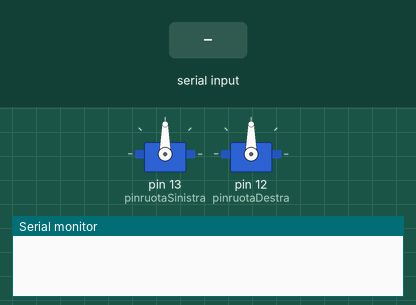
Recording of a sketch running on a simulated Arduino Uno, built with avr-gcc and run on an emulated ATmega328P. Shown: 2 × servo, the last lines printed to the serial monitor. The test bench sets the inputs (shaded band).

Above: at 1.2 s.
1.3 s: "w90\n" received over Serial
At 3.6 s:
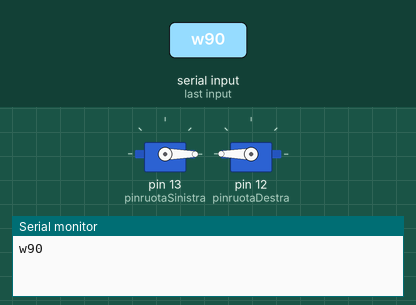
Timing chart, 0 to 12.3 s (numbered marks = the images above; inputs shaded):
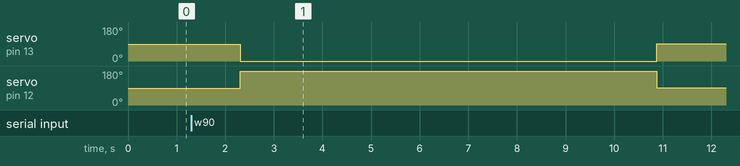

Measured:
- after the input at 1.3 s, servo on pin 13 (pinruotaSinistra): 90° → 0° after 1.0 s, → 92° 8.6 s later; servo on pin 12 (pinruotaDestra): 90° → 180° after 1.0 s, → 92° 8.6 s later

The sketch:

wasd.ino
```cpp
/*
  * Aggiornato al 26/11/19 *
  Programma da utilizzare per la taratura del trimmer dei servomotori continui
  AR-3606HB o i SM-S4303R.
  La taratura serve a sicronizzare la posizione servo 90 allo stop dei motori.
  Impostando 90 il motore non deve ruotare, in caso contrario agire delicatamente
  sul trimmer di taratura.
  Il trimmer serve soloamente a tarare lo stop e non a variare la velocitÃ  del motore!!!
*/

/******************************************************************
                             Librerie
 ******************************************************************/

#include <Servo.h>
#include <Arduino.h>

/******************************************************************
                Definizione dei pin e delle variabili
 ******************************************************************/

/* Definizione dei PIN usati sulla scheda */
#define pinruotaSinistra         13   /*  Sinistra servo Ruota       */
#define pinruotaDestra           12   /*  Destra servo Ruota         */

/* Definitione dei valori dei valori che possono assumere servo a rotazione continua */
#define ruotaStopValore 92
#define ruotaSinistraAvantiValore 0 // 180 per i servo AR-3606HB,   0 per i servo SM-S4303R
#define ruotaSinistraIndietroValore 180 //   0 per i servo AR-3606HB, 180 per i servo SM-S4303R
#define ruotaDestraAvantiValore 180     //   0 per i servo AR-3606HB, 180 per i servo SM-S4303R
#define ruotaDestraIndietroValore 0 // 180 per i servo AR-3606HB,   0 per i servo SM-S4303R

/* Test supportati */
#define TARATURA_STOP_MOTORI 1
#define TEST_MOTORI_AVANTI   2
#define TEST_MOTORI_INDIETRO 3

/* Selezionare il tipo di test da effettuare decommentando il rigo giusto*/
//int testSelected = TARATURA_STOP_MOTORI;
int testSelected = TEST_MOTORI_AVANTI;
//int testSelected = TEST_MOTORI_INDIETRO;

/* Creazione oggetti per la libreria Servo */
Servo ruotaSinistra;                    /*  Valores from 0 to 180  */
Servo ruotaDestra;                      /*  Valores from 0 to 180  */

/* Default delay */
#define defaultDelay        10

void setup() {
  /* Define dei pin degli oggetti servo */
  ruotaSinistra.attach(pinruotaSinistra);
  ruotaDestra.attach(pinruotaDestra);
  Serial.begin(9600);
}

void loop() {

  /*
    ruotaSinistra.write(92);
    delay(defaultDelay);
    ruotaDestra.write(ruotaStopValore);
    delay(defaultDelay);
    delay(1000); */

  if(Serial.available()){
    String s = Serial.readString();
    Serial.flush();
    char c = s[0];
    char t = s[1];
    char h = s[2];
    char d = s[3];
    char u = s[4];
    int time = int(t-'0')*1000 + int(h-'0')*100 + int(d-'0')*10 + int(u-'0');
    Serial.println(s);
    switch (c){
    case 'w':
      ruotaDestra.write(ruotaDestraAvantiValore);
      ruotaSinistra.write(ruotaSinistraAvantiValore);break;
    case 's':
      ruotaDestra.write(ruotaDestraIndietroValore);
      ruotaSinistra.write(ruotaSinistraIndietroValore);break;
    case 'a' :
      ruotaDestra.write(ruotaDestraAvantiValore);
      ruotaSinistra.write(ruotaSinistraIndietroValore);break;
    case 'd' :
      ruotaDestra.write(ruotaDestraIndietroValore);
      ruotaSinistra.write(ruotaSinistraAvantiValore);break;
    }
    delay(time);
    ruotaDestra.write(ruotaStopValore);
    ruotaSinistra.write(ruotaStopValore);
  }

/*
    ruotaSinistra.write(92);
    delay(defaultDelay);
    ruotaDestra.write(ruotaStopValore);
    delay(defaultDelay);
    delay(1000);

    ruotaSinistra.write(ruotaSinistraIndietroValore);
    delay(defaultDelay);
    ruotaDestra.write(ruotaDestraIndietroValore);
    delay(defaultDelay);
    delay(500);

*/
}
```

main.cpp
```cpp
#include <Arduino.h>

#define MAXCOUNT 100

const int trigPin = 9;
const int echoPin = 8;
long duration;
int cm;
int conteggio = 0;
int rec;
float perclost;


void setup() {
Serial.begin(115200);
pinMode(trigPin, OUTPUT);
pinMode(echoPin, INPUT);
}

long microsecondsToCentimeters(long microseconds)
{return microseconds / 29 / 2;}

void loop(){
digitalWrite(trigPin, LOW);
delayMicroseconds(2);
digitalWrite(trigPin, HIGH);
conteggio++;
delayMicroseconds(10);
digitalWrite(trigPin, LOW);
duration = pulseIn(echoPin, HIGH);
cm = microsecondsToCentimeters(duration);
if(cm < 400){
Serial.print(cm);
Serial.print(" cm");
Serial.println();
rec++;
}
if(conteggio < MAXCOUNT){
perclost = (rec*100)/conteggio;
}else{
  conteggio = 0;
  rec = 0;
  Serial.print(perclost);
  Serial.println("%");

}
delay(100);
}
```
